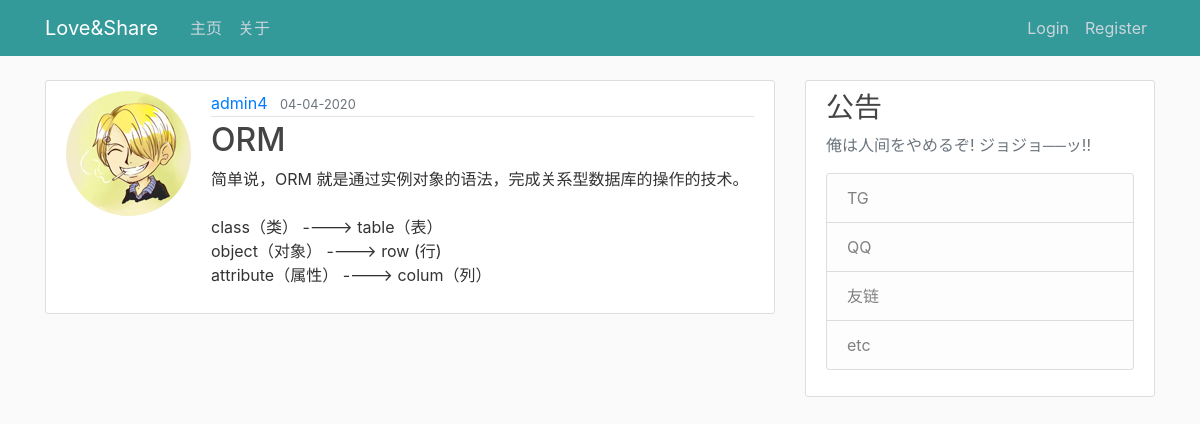
Page /post/9 on the committed database.
### flaskblog/models.py (models this page shows, shortened)
class User(db.Model, UserMixin):
    __tablename__ = 'user'
    id = db.Column(db.Integer, primary_key=True)
    username = db.Column(db.String(20), unique=True, nullable=False)
    email = db.Column(db.String(120), unique=True, nullable=False)
    image_file = db.Column(db.String(20), nullable=False, default='default.jpg')
    password = db.Column(db.String(60), nullable=False)
    posts = db.relationship('Post', backref='author', lazy=True)

class Post(db.Model):
    __tablename__ = 'post'
    id = db.Column(db.Integer, primary_key=True)
    title = db.Column(db.String(100), nullable=False)
    date_posted = db.Column(db.DateTime, nullable=False, default=datetime.utcnow)
    content = db.Column(db.Text, nullable=False)
    user_id = db.Column(db.Integer, db.ForeignKey('user.id'), nullable=False)

### flaskblog/routes.py (the view)
@app.route('/post/<post_id>')
def post(post_id):
    post = Post.query.get_or_404(post_id)
    return render_template('post.html', title=post.title, post=post)

### flaskblog/templates/post.html (shortened to what this page needs)
{% extends "layout.html" %}
{% block content_main %}
    <article class="media content-section">
      <img class="rounded-circle account-img" src="{{ url_for('static', filename='profile_pictures/' + post.author.image_file) }}">
      <div class="media-body">
        <div class="article-metadata">
          <a class="mr-2" href="{{ url_for('user_posts', username=post.author.username) }}">{{ post.author.username }}</a>
          <small class="text-muted">{{ post.date_posted.strftime('%m-%d-%Y') }}</small>
        </div>
        <h2 class="article-title">{{ post.title }}</h2>
        <p class="article-content">{{ post.content }}</p>
      </div>
    </article>
{% endblock %}

### flaskblog/static/main.css (style rules this page uses)
body { background: #fafafa; color: #333333; margin-top: 5rem; }
h1, h2, h3, h4, h5, h6 { color: #444444; }
.content-section { background: #ffffff; padding: 10px 20px; border: 1px solid #dddddd; border-radius: 3px; margin-bottom: 20px; }
.article-title { color: #444444; }
.article-content { white-space: pre-line; }
.article-metadata { padding-bottom: 1px; margin-bottom: 4px; border-bottom: 1px solid #e3e3e3 }
.account-img { height: 125px; width: 125px; margin-right: 20px; margin-bottom: 16px; }

### rows in the picture
User: image_file (picture), author.username "admin4"
Post: date_posted "04-04-2020", title "ORM", content "简单说，ORM 就是通过实例对象的语法，完成关系型数据库的操作的技术。 class（类） ----> table（表） object（对象） ----> row (行) attribute（属性） ----> colum（列）"
